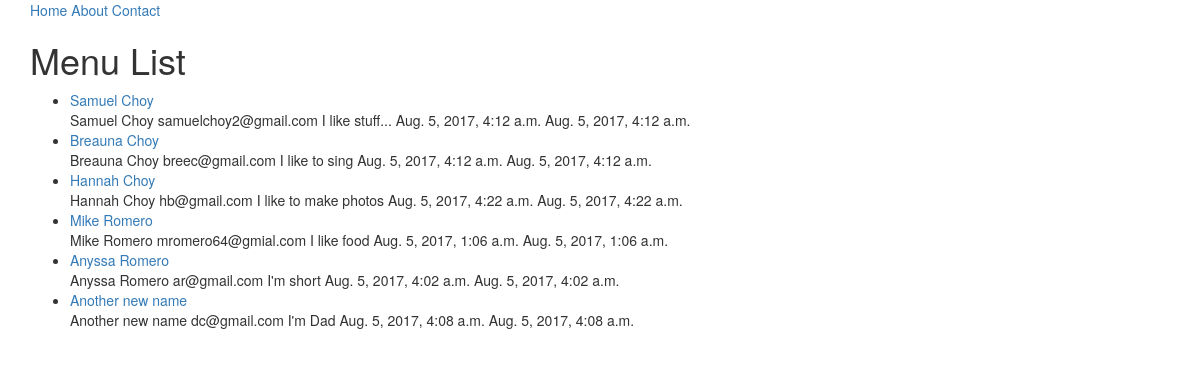
The app's page /menu/, older data.
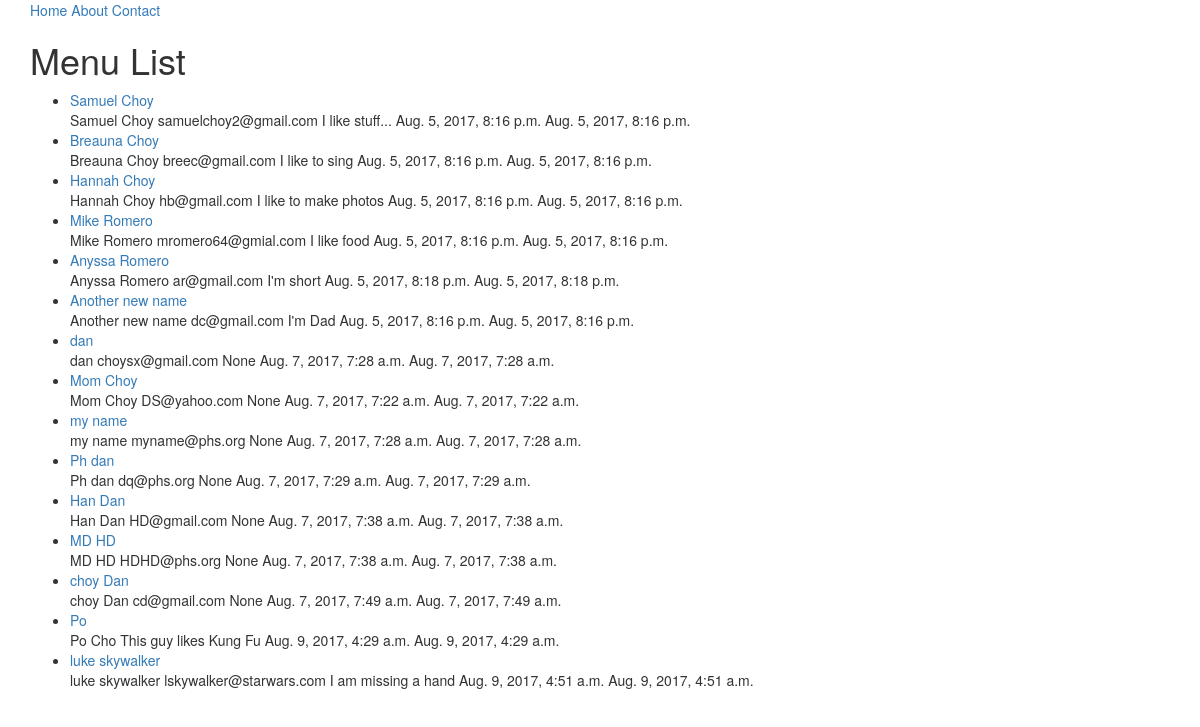
The same page, newer data.
### menu/models.py (models this page shows, shortened)
class MenuModel(models.Model):
	name  = models.CharField(max_length=120)
	email  = models.EmailField()#(max_length=254, **options)#CharField(max_length=120, null=True, blank=True)
	about_you = models.CharField(max_length=120, null=True, blank=True)
	timestamp = models.DateTimeField(auto_now=True)
	updated =  models.DateTimeField(auto_now=True)
	slug = models.SlugField(null=True, blank=True)
	def __str__(self):
		return self.name

### menu/views.py (the view)
# urls.py: url(r'^menu/$', MenuListView.as_view()),
class MenuListView(ListView):
	def get_queryset(self):
		slug = self.kwargs.get("slug")
		if slug:
			queryset = MenuModel.objects.filter(
				Q(name__iexact=slug) | #Will only search name
				Q(name__icontains=slug)
				)
		else:
			queryset = MenuModel.objects.all()
		return queryset

### menu/templates/menu/menumodel_list.html (shortened to what this page needs)
{%extends "base.html"%}
{%block content%}
<h1> Menu List</h1>
<ul>
{%for obj in object_list%}
	<li><a href ='/menu/{{obj.slug}}/'>{{obj}}</a><br/>
	{{ obj.name }}
	{{ obj.email }}
	{{ obj.about_you }}
	{{ obj.timestamp }}
	{{obj.updated}}</li>
{% endfor %}
</ul>
{% endblock %}

Row changes from the older to the newer data that the page shows:
changed MenuModel "Samuel Choy": timestamp "Aug. 5, 2017, 4:12 a.m." → "Aug. 5, 2017, 8:16 p.m."; updated "Aug. 5, 2017, 4:12 a.m." → "Aug. 5, 2017, 8:16 p.m."
changed MenuModel "Breauna Choy": timestamp "Aug. 5, 2017, 4:12 a.m." → "Aug. 5, 2017, 8:16 p.m."; updated "Aug. 5, 2017, 4:12 a.m." → "Aug. 5, 2017, 8:16 p.m."
changed MenuModel "Hannah Choy": timestamp "Aug. 5, 2017, 4:22 a.m." → "Aug. 5, 2017, 8:16 p.m."; updated "Aug. 5, 2017, 4:22 a.m." → "Aug. 5, 2017, 8:16 p.m."
changed MenuModel "Mike Romero": timestamp "Aug. 5, 2017, 1:06 a.m." → "Aug. 5, 2017, 8:16 p.m."; updated "Aug. 5, 2017, 1:06 a.m." → "Aug. 5, 2017, 8:16 p.m."
changed MenuModel "Anyssa Romero": timestamp "Aug. 5, 2017, 4:02 a.m." → "Aug. 5, 2017, 8:18 p.m."; updated "Aug. 5, 2017, 4:02 a.m." → "Aug. 5, 2017, 8:18 p.m."
changed MenuModel "Another new name": timestamp "Aug. 5, 2017, 4:08 a.m." → "Aug. 5, 2017, 8:16 p.m."; updated "Aug. 5, 2017, 4:08 a.m." → "Aug. 5, 2017, 8:16 p.m."
added MenuModel: name "dan", email "choysx@gmail.com", about_you "None", timestamp "Aug. 7, 2017, 7:28 a.m.", updated "Aug. 7, 2017, 7:28 a.m."
added MenuModel: name "Mom Choy", email "DS@yahoo.com", about_you "None", timestamp "Aug. 7, 2017, 7:22 a.m.", updated "Aug. 7, 2017, 7:22 a.m."
added MenuModel: name "my name", email "myname@phs.org", about_you "None", timestamp "Aug. 7, 2017, 7:28 a.m.", updated "Aug. 7, 2017, 7:28 a.m."
added MenuModel: name "Ph dan", email "dq@phs.org", about_you "None", timestamp "Aug. 7, 2017, 7:29 a.m.", updated "Aug. 7, 2017, 7:29 a.m."
added MenuModel: name "Han Dan", email "HD@gmail.com", about_you "None", timestamp "Aug. 7, 2017, 7:38 a.m.", updated "Aug. 7, 2017, 7:38 a.m."
added MenuModel: name "MD HD", email "HDHD@phs.org", about_you "None", timestamp "Aug. 7, 2017, 7:38 a.m.", updated "Aug. 7, 2017, 7:38 a.m."
added MenuModel: name "choy Dan", email "cd@gmail.com", about_you "None", timestamp "Aug. 7, 2017, 7:49 a.m.", updated "Aug. 7, 2017, 7:49 a.m."
added MenuModel: name "Po", email "Cho", about_you "This guy likes Kung Fu", timestamp "Aug. 9, 2017, 4:29 a.m.", updated "Aug. 9, 2017, 4:29 a.m."
added MenuModel: name "luke skywalker", email "lskywalker@starwars.com", about_you "I am missing a hand", timestamp "Aug. 9, 2017, 4:51 a.m.", updated "Aug. 9, 2017, 4:51 a.m."
